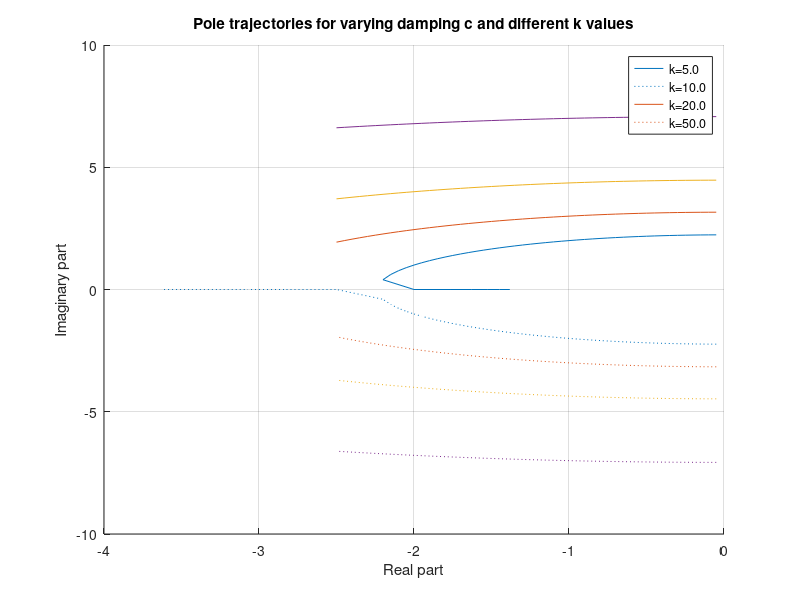

This figure's MATLAB source:
% phase2_sensitivity.m
% Sweep c and k and plot pole movement
m = 1;
c_vals = linspace(0.1,5,50);
k_vals = [5 10 20 50];

figure('Name','Pole trajectories','NumberTitle','off');
hold on;
colors = lines(numel(k_vals));
for i = 1:numel(k_vals)
    poles = zeros(2,numel(c_vals));
    for j = 1:numel(c_vals)
        A = [0 1; -k_vals(i)/m -c_vals(j)/m];
        p = eig(A);
        poles(:,j) = p;
    end
    plot(real(poles(1,:)), imag(poles(1,:)),'Color',colors(i,:));
    plot(real(poles(2,:)), imag(poles(2,:)),'Color',colors(i,:),'LineStyle',':');
end
xlabel('Real part'); ylabel('Imaginary part');
title('Pole trajectories for varying damping c and different k values');
legend(arrayfun(@(x) sprintf('k=%.1f',x),k_vals,'UniformOutput',false));
grid on; hold off;
